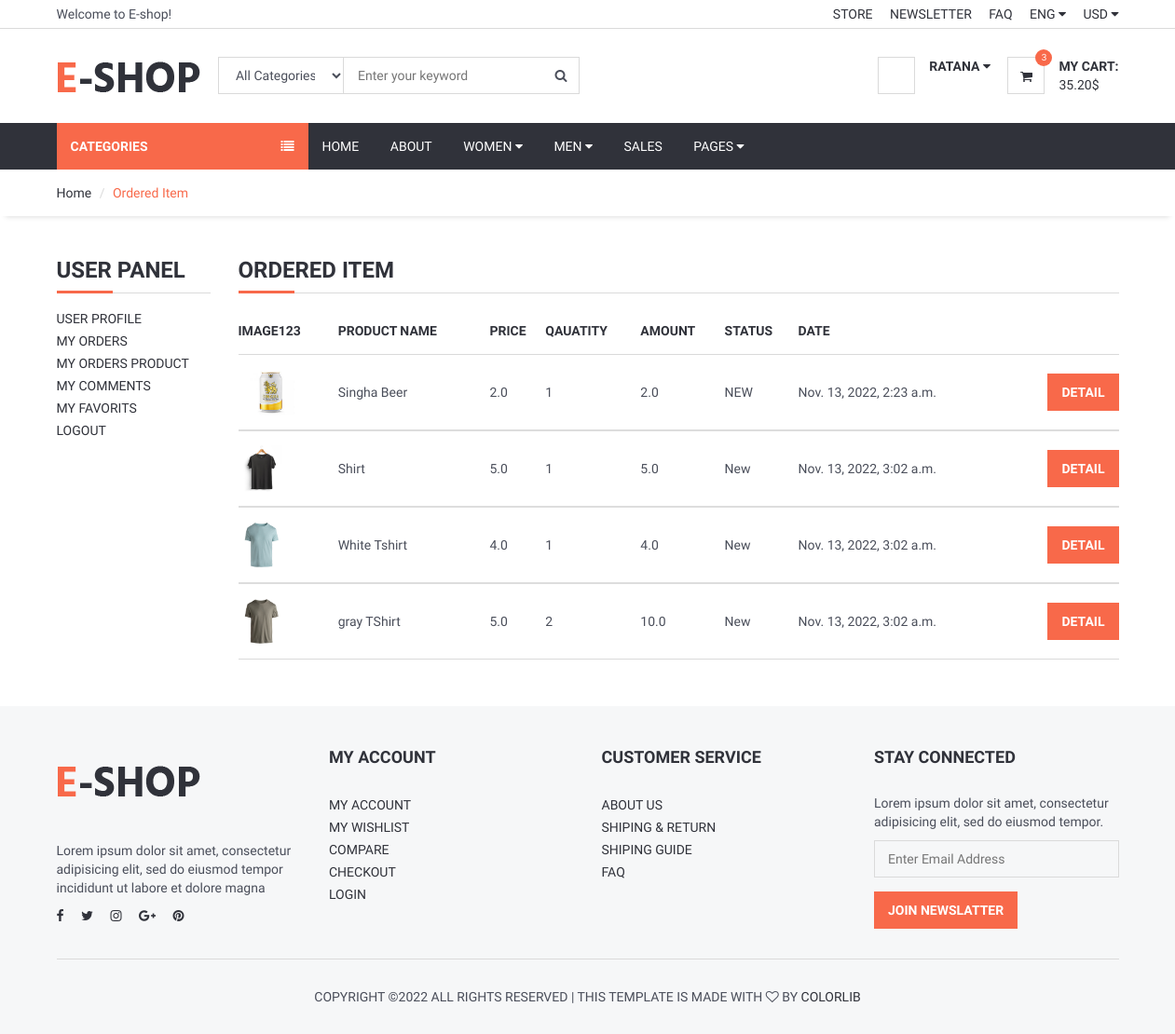
The app's page /user/orderproduct/ (signed in) with its own data.
### order/models.py (models this page shows, shortened)
class OrderProduct(models.Model):
    STATUS = (
        ('NEW', 'NEW'),
        ('Accepted', 'Accepted'),
        ('Canceled', 'Canceled'),
    )
    order = models.ForeignKey(Order, on_delete=models.SET_NULL, null=True)
    user = models.ForeignKey(User, on_delete=models.SET_NULL, null=True)
    product = models.ForeignKey(Product, on_delete=models.SET_NULL, null=True)
    quantity = models.IntegerField()
    price = models.FloatField()
    amount = models.FloatField()
    status = models.CharField(max_length=10, choices=STATUS, default='New')
    create_at = models.DateTimeField(auto_now_add=True)
    update_at = models.DateTimeField(auto_now=True)

### product/models.py (models this page shows, shortened)
class Product(models.Model):
    STATUS = (
        ('True', 'True'),
        ('False', 'False'),
    )
    category = models.ForeignKey(Category, on_delete=models.CASCADE)# one product have one category -> one category have many product
    title = models.CharField(max_length=30)
    keyword = models.CharField(max_length=255)
    description = models.CharField(max_length=255)
    image = models.ImageField(upload_to='images/', null=True)
    price = models.FloatField()
    amount = models.IntegerField()
    minamount = models.IntegerField()
    detail = RichTextUploadingField()
    slug = models.SlugField(null=False, unique=True)
    status = models.CharField(max_length=10, choices=STATUS)
    create_at = models.DateTimeField(auto_now_add=True)
    update_at = models.DateTimeField(auto_now=True)

### user/views.py (the view)
@login_required(login_url='/login') # Check login
def userOrderProduct(request):
    category = Category.objects.all()
    current_user = request.user
    orderitem = OrderProduct.objects.filter(user_id=current_user.id)
    context ={
        'category' : category,
        'orderitem' : orderitem,
    }
    return render(request, 'userOrderProduct.html', context)

### user/templates/userOrderProduct.html (shortened to what this page needs)
{% extends 'homebase.html' %}
{% block sidebar %}{% include 'sidebar.html' %}{% endblock %}
{% block body %}
{% load static %}
<div id="breadcrumb">
    <div class="container">
        <ul class="breadcrumb">
            <li><a href="/">Home</a></li>
            <li class="active">Ordered Item</li>
        </ul>
    </div>
</div>
<div class="section">
    <div class="container">
        <div class="row">
            <div class="col-md-2">
                {% include 'sidePanel.html' %}
            </div>
            <div class="col-md-10">
                <div class="order-summary clearfix">
                    <div class="section-title">
                        <h3 class="title">Ordered Item</h3>
                    </div>
                    <table class="shopping-cart-table table">
                        <thead>
                            <tr>
                                <th class="text-left">Image123</th>
                                <th class="text-left">Product Name</th>
                                <th class="text-left">Price</th>
                                <th class="text-left">Qauatity</th>
                                <th class="text-left">Amount</th>
                                <th class="text-left">Status</th>
                                <th class="text-left">Date</th>
                                <th class="text-left"></th>
                            </tr>
                        </thead>
                        {% for order in orderitem %}
                        <tbody>
                            <tr>
                                <td class="text-left">
                                    <a href="/product/{{ order.product_id }}/{{ order.product.slug }}">
                                        {% if order.variant.image_id > 0 %}
                                            <img src="{{order.variant.image }}" alt="" style="height: 50px">
                                        {% else %}
                                            <img src="{{order.product.image.url}}" alt="" style="height: 50px">
                                        {% endif %}
                                    </a>
                                </td>
                                <td class="text-left">{{ order.product.title}} {{ order.variant.size }}   {{ order.variant.color }}</td>
                                <td class="text-left">{{ order.price}} </td>
                                <td class="text-left">{{ order.quantity}} </td>
                                <td class="text-left">{{ order.amount}} </td>
                                <td class="text-left">{{ order.status}} </td>
                                <td class="text-left">{{ order.create_at}} </td>
                                <td class="text-right">
                                    <a href="/user/orderproductdetail/{{order.id}}/{{order.order.id}}" class="primary-btn">Detail</a>
                            </td>
                            </tr>
                        </tbody>
                        {% endfor %}
                    </table>
                </div>
            </div>
        </div>
    </div>
</div>
{% endblock %}

### home/templates/header.html (shortened to what this page needs)
{% load static %}
<header>
    <div id="top-header">
        <div class="container">
            <div class="pull-left">
                <span>Welcome to E-shop!</span>
            </div>
            <div class="pull-right">
                <ul class="header-top-links">
                    <li><a href="#">Store</a></li>
                    <li><a href="#">Newsletter</a></li>
                    <li><a href="#">FAQ</a></li>
                    <li class="dropdown default-dropdown">
                        <a class="dropdown-toggle" data-toggle="dropdown" aria-expanded="true">ENG <i class="fa
                                fa-caret-down"></i></a>
                    </li>
                    <li class="dropdown default-dropdown">
                        <a class="dropdown-toggle" data-toggle="dropdown" aria-expanded="true">USD <i class="fa
                                fa-caret-down"></i></a>
                    </li>
                </ul>
            </div>
        </div>
    </div>
    <div id="header">
        <div class="container">
            <div class="pull-left">
                <div class="header-logo">
                    <a class="logo" href="#">
                        <img src="{% static '' %}./img/logo.png" alt="" />
                    </a>
                </div>
                <div class="header-search">
                    <form action="/search/" method="post">
                        <input name="query" id="query" class="input search-input" type="text" placeholder="Enter your keyword" />
                        <select name="catid" class="input search-categories">
                            <option value="0">All Categories</option>
                            {% load mptt_tags %}
                        </select>
                        <button class="search-btn"><i class="fa fa-search"></i></button>
                    </form>
                </div>
            </div>
            <div class="pull-right">
                <ul class="header-btns">
                    <li class="header-account dropdown default-dropdown">
                        {% if user.id is not None %}
                        <div class="dropdown-toggle" role="button" data-toggle="dropdown" aria-expanded="true">
                            <div class="header-btns-icon">
                            </div>
                            <strong class="text-uppercase">{{user.first_name}} <i class="fa fa-caret-down"></i></strong>
                        </div>
                        {% else %}
                        <a href="/login/" class="text-uppercase">Login</a> /
                        <a href="/signup/" class="text-uppercase">Signup</a>
                        {% endif %}
                    </li>
                    <li class="header-cart dropdown default-dropdown">
                        <a href="/shopcart/">
                            <div class="header-btns-icon">
                                <i class="fa fa-shopping-cart"></i>
                                <span class="qty">3</span>
                            </div>
                            <strong class="text-uppercase">My Cart:</strong>
                            <br />
                            <span>35.20$</span>
                        </a>
                    </li>
                </ul>
            </div>
        </div>
    </div>
</header>

### home/static/css/style.css (style rules this page uses)
body { font-family: 'Hind', sans-serif; color: #4A4E5A; overflow-x: hidden; }
h1, h2, h3, h4, h5, h6 { color: #30323A; margin: 0 0 10px; font-weight: 700; }
a { color: #30323A; -webkit-transition: 0.3s color; transition: 0.3s color; }
strong { color: #30323A; }
ul, ol { margin: 0; padding: 0; list-style: none }
.main-btn, .primary-btn { display: inline-block; padding: 10px 15px; text-transform: uppercase; font-weight: 700; border: none; -webkit-transition: 0.3s all; transition: 0.3s all; }
.primary-btn { color: #FFF; background-color: #F8694A; }
.input { width: 100%; height: 40px; padding: 0px 15px; border: none; background-color: transparent; -webkit-box-shadow: 0px 0px 0px 1px #DADADA inset, 0px 0px 0px 5px transparent; box-shadow: 0px 0px 0px 1px #DADADA inset, 0px 0px 0px 5px transparent; -webkit-transition: 0.3s all; transition: 0.3s all; }
.section { padding-top: 30px; padding-bottom: 30px; }
.section-title { position: relative; margin-bottom: 15px; margin-top: 15px; border-bottom: 1px solid #DADADA; }
.section-title .title { display: inline-block; text-transform: uppercase; }
.section-title:after { content: ""; position: absolute; left: 0; bottom: -1.5px; height: 3px; width: 60px; background-color: #F8694A; }
#breadcrumb { -webkit-box-shadow: 0px 6px 6px -6px rgba(0, 0, 0, 0.175); box-shadow: 0px 6px 6px -6px rgba(0, 0, 0, 0.175); }
.breadcrumb { background-color: transparent; border: none; border-radius: 0px; padding: 15px 0px; margin: 0; }
.breadcrumb>.active { color: #F8694A; }
.breadcrumb>li+li:before { color: #DADADA; }
#header { padding-top: 15px; padding-bottom: 15px; }
#top-header { padding-top: 5px; padding-bottom: 5px; border-bottom: 1px solid #DADADA; }
.header-top-links>li { display: inline-block; }
.header-top-links>li+li { margin-left: 15px; }
.header-top-links>li>a { cursor: pointer; text-transform: uppercase; }
.header-logo { display: inline-block; margin-right: 15px; }
.header-logo .logo>img { width: 100%; max-height: 70px; }
.header-search { display: inline-block; padding: 15px 0px; max-width: 400px; }
.header-search>form { position: relative; }
.header-search>form .search-input { padding-left: 150px; padding-right: 45px; }
.header-search>form .search-categories { position: absolute; left: 0px; top: 0px; width: 135px; }
.header-search>form .search-btn { position: absolute; top: 0px; right: 0px; width: 40px; height: 40px; background-color: transparent; border: none; }
.header-btns>li { display: inline-block; vertical-align: top; padding: 15px 0px; }
.header-btns>li+li { margin-left: 15px; }
.header-btns>li .header-btns-icon { position: relative; float: left; margin-right: 15px; width: 40px; height: 40px; line-height: 40px; text-align: center; color: #30323A; background-color: #FFF; border: 1px solid #DADADA; }
.header-btns .dropdown-toggle { display: block; cursor: pointer; }
.header-cart .header-btns-icon .qty { position: absolute; right: -9px; top: -9px; width: 18px; height: 18px; line-height: 18px; text-align: center; font-size: 10px; background: #F8694A; color: #FFF; border-radius: 50%; }
.shopping-cart-table>tbody>tr>td, .shopping-cart-table>tbody>tr>th, .shopping-cart-table>tfoot>tr>td, .shopping-cart-table>tfoot>tr>th, .shopping-cart-table>thead>tr>td, .shopping-cart-table>thead>tr>th { padding: 15px 0px; vertical-align: middle; border-top: 1px solid #DADADA; }
.shopping-cart-table>thead>tr>th { color: #30323A; text-transform: uppercase; border-bottom: 1px solid #DADADA; }
.shopping-cart-table>tbody>tr:last-child>td { border-bottom: 1px solid #DADADA; }

### records on screen
OrderProduct: product.image (picture), product "Singha Beer", price "2.0", quantity "1", amount "2.0", status "NEW", create_at "Nov. 13, 2022, 2:23 a.m."
OrderProduct: product.image (picture), product "Shirt", price "5.0", quantity "1", amount "5.0", status "New", create_at "Nov. 13, 2022, 3:02 a.m."
OrderProduct: product.image (picture), product "White Tshirt", price "4.0", quantity "1", amount "4.0", status "New", create_at "Nov. 13, 2022, 3:02 a.m."
OrderProduct: product.image (picture), product "gray TShirt", price "5.0", quantity "2", amount "10.0", status "New", create_at "Nov. 13, 2022, 3:02 a.m."

### other values on screen
{{ user.first_name }} "RATANA"
